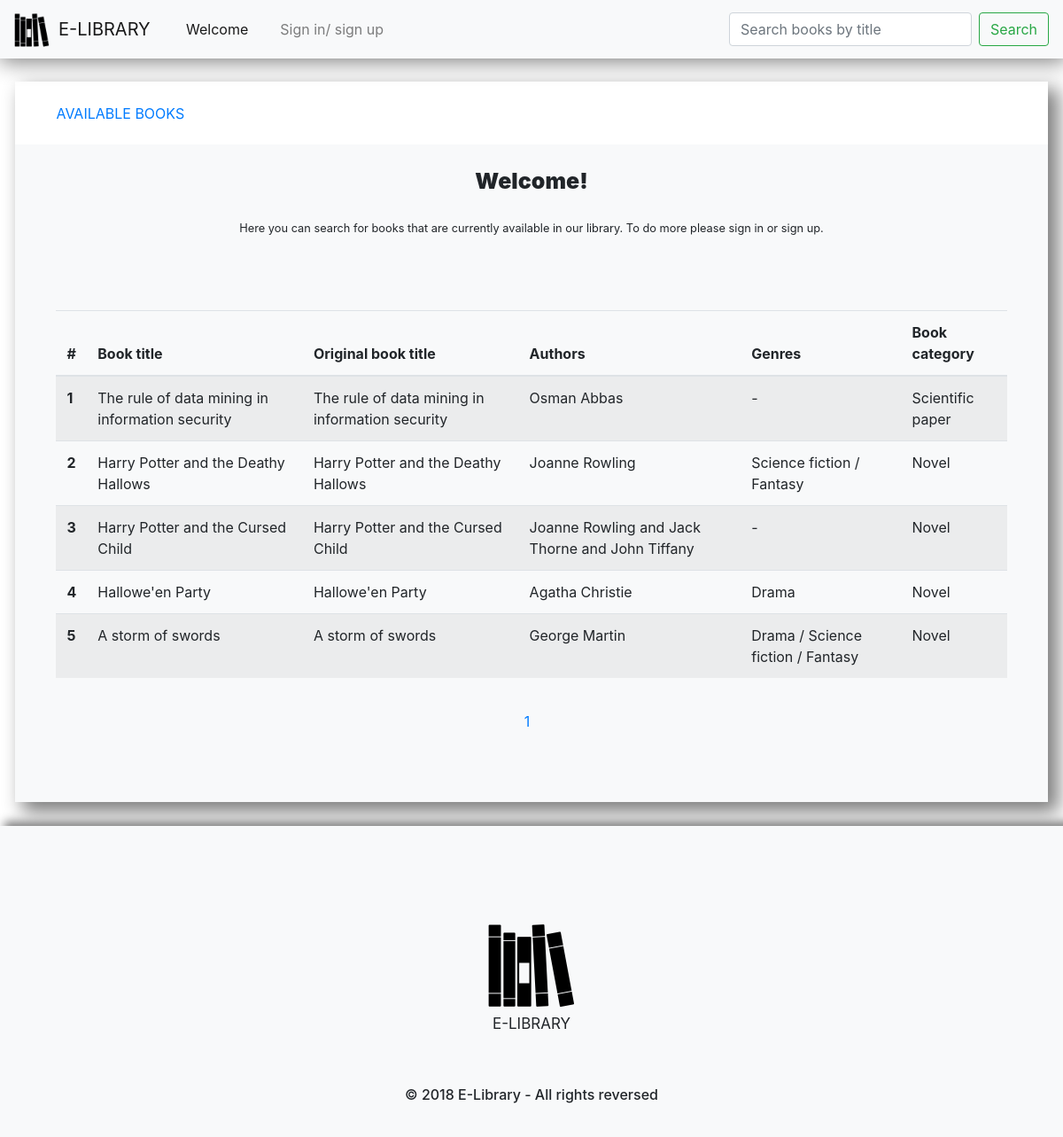
Before: / with the older database file.
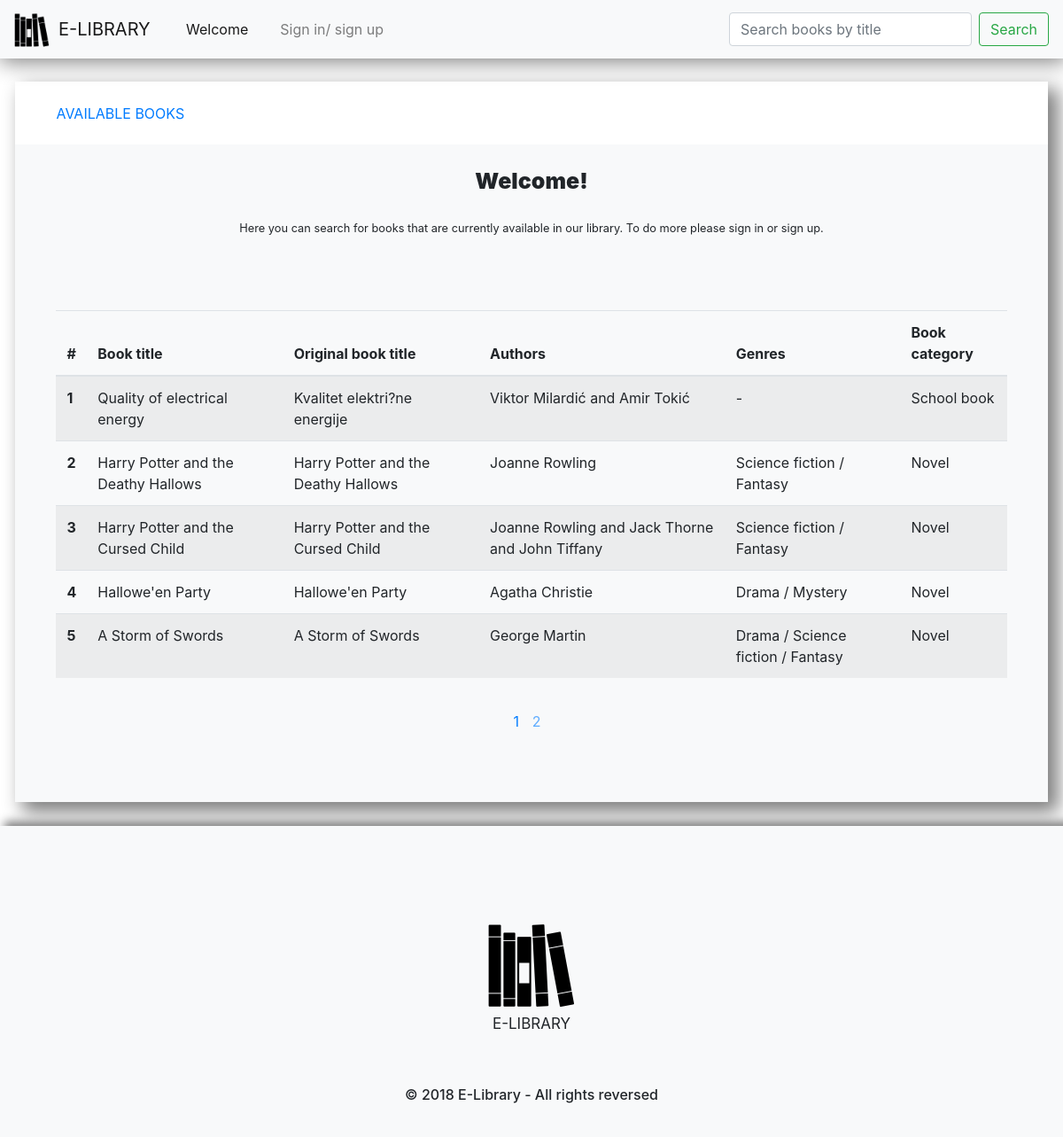
After: the same page with the newer database file.
### tables this page shows
CREATE TABLE `book` (
  `id_book` int(11) NOT NULL,
  `book_title` varchar(255) NOT NULL,
  `original_book_title` varchar(255) NOT NULL,
  `id_category` int(11) NOT NULL
);

CREATE TABLE `author` (
  `id_author` int(11) NOT NULL,
  `firstname` varchar(255) NOT NULL,
  `lastname` varchar(255) NOT NULL,
  `date_of_birth` date NOT NULL,
  `short_biography` text NOT NULL
);

CREATE TABLE `category` (
  `id_category` int(11) NOT NULL,
  `category_title` varchar(255) NOT NULL
);

CREATE TABLE `genre` (
  `id_genre` int(11) NOT NULL,
  `genre_title` varchar(255) NOT NULL
);

### data/data_access/bookDAO.php (called while the page is built, shortened)
<?php
	require_once __DIR__.'/../../data/data_models/author.php';
	require_once __DIR__.'/../../data/data_models/book.php';
	require_once __DIR__.'/../../data/data_models/category.php';
	require_once __DIR__.'/../../data/data_models/genre.php';
	class bookDAO extends connection implements query_interface{
		public function get_all(){
			$connection = $this->get_connection();
			$book_sql = "SELECT * FROM book INNER JOIN category ON book.id_category = category.id_category";
			$book_statement = $connection->prepare($book_sql);
			$book_statement->execute();
			$book_results = $book_statement->get_result();
			$books = array();
			if ($book_results->num_rows > 0) {
				while($book_row = $book_results->fetch_assoc()) {
					$category = new category($book_row["category_title"]);
					$category->set_id_category($book_row["id_category"]);
					$book = new book($book_row["book_title"], $book_row["original_book_title"], $category);
					$book->set_id_book($book_row["id_book"]);
					$genres_sql = "SELECT * FROM genre INNER JOIN book_genre ON genre.id_genre = book_genre.id_genre INNER JOIN book ON book.id_book = book_genre.id_book WHERE book.id_book = ?";
					$genre_statement = $connection->prepare($genres_sql);
					$genre_statement->bind_param("i",$book_row["id_book"]);
					$genre_statement->execute();
					$genre_results = $genre_statement->get_result();
					if ($genre_results->num_rows > 0) {
						while($genre_row = $genre_results->fetch_assoc()) {
							$genre = new genre($genre_row["genre_title"]);
							$genre->set_id_genre($genre_row["id_genre"]);
							$book->add_genre($genre);
						}
					}
					$author_sql = "SELECT * FROM author INNER JOIN book_author ON author.id_author = book_author.id_author WHERE book_author.id_book = ?";
					$author_statement = $connection->prepare($author_sql);
					$author_statement->bind_param("i",$book_row["id_book"]);
					$author_statement->execute();
					$author_results = $author_statement->get_result();
					if ($author_results->num_rows > 0) {
						while($author_row = $author_results->fetch_assoc()) {
							$author = new author($author_row["firstname"],$author_row["lastname"],$author_row["date_of_birth"],$author_row["short_biography"]);
							$author->set_id_author($author_row["id_author"]);
							$book->add_author($author);
						}
					}
					array_push($books,$book);
				}
			}
			return $books;
		}
		public function get_in_range($from, $limit){
			$connection = $this->get_connection();
			$book_sql = "SELECT * FROM book INNER JOIN category ON book.id_category = category.id_category LIMIT ?,?";
			$book_statement = $connection->prepare($book_sql);
			$book_statement->bind_param("ii",$from, $limit);
			$book_statement->execute();
			$book_results = $book_statement->get_result();
			$books = array();
			if ($book_results->num_rows > 0) {
				while($book_row = $book_results->fetch_assoc()) {
					$category = new category($book_row["category_title"]);
					$category->set_id_category($book_row["id_category"]);
					$book = new book($book_row["book_title"], $book_row["original_book_title"], $category);
					$book->set_id_book($book_row["id_book"]);
					$genres_sql = "SELECT * FROM genre INNER JOIN book_genre ON genre.id_genre = book_genre.id_genre INNER JOIN book ON book.id_book = book_genre.id_book WHERE book.id_book = ?";
					$genre_statement = $connection->prepare($genres_sql);
					$genre_statement->bind_param("i",$book_row["id_book"]);
					$genre_statement->execute();
					$genre_results = $genre_statement->get_result();
					if ($genre_results->num_rows > 0) {
						while($genre_row = $genre_results->fetch_assoc()) {
							$genre = new genre($genre_row["genre_title"]);
							$genre->set_id_genre($genre_row["id_genre"]);
							$book->add_genre($genre);
						}
					}
					$author_sql = "SELECT * FROM author INNER JOIN book_author ON author.id_author = book_author.id_author WHERE book_author.id_book = ?";
					$author_statement = $connection->prepare($author_sql);
					$author_statement->bind_param("i",$book_row["id_book"]);
					$author_statement->execute();
					$author_results = $author_statement->get_result();
					if ($author_results->num_rows > 0) {
						while($author_row = $author_results->fetch_assoc()) {
							$author = new author($author_row["firstname"],$author_row["lastname"],$author_row["date_of_birth"],$author_row["short_biography"]);
							$author->set_id_author($author_row["id_author"]);
							$book->add_author($author);
						}
					}
					array_push($books,$book);
				}
			}
			return $books;
		}
	}
?>

### data/data_models/book.php (called while the page is built, shortened)
<?php
	class book {
		protected $_book_title;
		protected $_original_book_title;
		protected $_authors;
		protected $_category;
		protected $_genres;
		public function __construct ($book_title, $original_book_title, $category) {
			$this->_book_title = $book_title;
			$this->_original_book_title = $original_book_title;
			$this->_authors = array();
			$this->_category = $category;
			$this->_genres = array();
    		}
   		public function get_book_title() {
			return $this->_book_title;
		}
   		public function get_original_book_title() {
			return $this->_original_book_title;
		}
		public function get_authors(){
			return $this->_authors;
		}
		public function add_author($author){
			array_push($this->_authors,$author);
		}
		public function get_category(){
			return $this->_category;
		}
		public function get_genres(){
			return $this->_genres;
		}
		public function add_genre($genre){
			array_push($this->_genres,$genre);
		}
	}
?>

### data/data_models/author.php (called while the page is built, shortened)
<?php
	class author implements JsonSerializable {
		protected $_firstname;
		protected $_lastname;
		public function __construct ($firstname, $lastname, $date_of_birth, $short_biography) {
			$this->_firstname = $firstname;
			$this->_lastname = $lastname;
    		}
   		public function get_firstname() {
			return $this->_firstname;
		}
    		public function get_lastname() {
			return $this->_lastname;
		}
	}
?>

### data/data_helpers/helpers.php (called while the page is built, shortened)
<?php
	class helpers{
		public function empty_manage($value){
			return empty($value) ? "-" : $value;
		}
	}
?>

### data/data_models/category.php (called while the page is built, shortened)
<?php
	class category {
		protected $_category_title;
		public function __construct ($category_title) {
			$this->_category_title = $category_title;
    	}
   		public function get_category_title() {
			return $this->_category_title;
		}
	}
?>

### data/data_models/genre.php (called while the page is built, shortened)
<?php
	class genre implements JsonSerializable {
		protected $_genre_title;
		public function __construct ($genre_title) {
			$this->_genre_title = $genre_title;
    		}
   		public function get_genre_title() {
			return $this->_genre_title;
		}
	}
?>

### index.php (the view, shortened to what this page needs)
<?php
	require_once __DIR__.'/data/data_access/bookDAO.php';
	require_once __DIR__.'/data/data_controllers/index_controller.php';
	$helper = new helpers();
	$id = 1;
	$bookDao = new bookDAO();
	$max_records = 5;
	if(isset($_GET["page"])){
		$page_number = $_GET["page"];
		$from = ($page_number*$max_records)-$max_records;
	}
	else{
		$from = 0;
	}
	if(isset($_GET["search"])){
		$books = $bookDao->get_by_title_in_range($_GET["search-input"],$from,$max_records);
		$books_count = $bookDao->count_by_title($_GET["search-input"]);
	}
	else{
		$books = $bookDao->get_all();
		$books_count = count($books);
		$books = $bookDao->get_in_range($from,$max_records);
	}
	$pages_count = ceil($books_count/$max_records);
?>
<!DOCTYPE HTML>
<html>
	<head>
		<link rel="stylesheet" href="interface/styles/css/bootstrap.min.css" />
		<link rel="stylesheet" href="interface/styles/bootstrap-nav-fix.css" />
		<link rel="stylesheet" href="interface/styles/bootstrap-table-fix.css" />
		<link rel="stylesheet" href="interface/styles/bootstrap-form-fix.css" />
		<link rel="stylesheet" href="interface/styles/modal.css" />
		<link rel="stylesheet" href="interface/styles/page.css" />
		<link rel="stylesheet" href="interface/styles/index.css" />
		<link rel="stylesheet" href="interface/styles/footer.css" />
	</head>
	<body>
		<nav class="navbar navbar-expand-lg nav-fix sticky-top navbar-light bg-light">
			<a class="navbar-brand" href="javascript:void(0);"><div class="nav-logo-wrap"><div class="nav-logo"></div> <span class="nav-text">E-LIBRARY</span></div> </a>
			<ul class="navbar-nav mr-auto">
				<li class="nav-item">
					<a class="nav-link active" href="">Welcome<span class="sr-only">(current)</span></a>
				</li>
				<li class="nav-item">
					<a class="nav-link" href="interface/pages/login-register.php">Sign in/ sign up</a>
				</li>
			</ul>
			<form class="form-inline my-2 my-lg-0" method="get" onsubmit="return false;">
				<input class="form-control mr-sm-2" id="search-input" type="search" name="search-input" placeholder="Search books by title">
				<button class="btn btn-outline-success my-2 my-sm-0" type="button" onclick="do_search('index.php','search-input');" name="search" value="search">Search</button>
			</form>
	</nav>
	<div class="page-body-wrap">
		<div class="page-body">
			<div class="body-nav">
			<ul id="tabs">
				<li id="tab-1" onclick="show_selected_view(this);" class="active-tab"><a href="javascript:void(0);">Available books</a></li>
			</ul>
			</div>
			<div id="views">
				<div id="tab1-view">
					<div class="index-text-wrap">
						<div class="index-text-title">Welcome!</div>
						<small>Here you can search for books that are currently available in our library. To do more please sign in or sign up.</small>
					</div>
					<div id="datagrid" class="table-container">
						<table id="table" class="table table-striped">
							<thead>
								<tr>
									<th scope="col">#</th>
									<th scope="col">Book title</th>
									<th scope="col">Original book title</th>
									<th scope="col">Authors</th>
									<th scope="col">Genres</th>
									<th scope="col">Book category</th>
								</tr>
							</thead>
							<tbody>
								<?php foreach($books as $book){
									$authors = $book->get_authors();
									$genres = $book->get_genres();
									$authors_string = "";
									$genres_string = "";
								?>
									<tr>
										<th scope="row"><?php echo $id?></th>
										<td><?php echo $book->get_book_title(); ?></td>
										<td><?php echo $book->get_original_book_title(); ?></td>
										<td><?php $last_authors_key = count($authors) - 1;
											  foreach ($authors as $key => $value) {
												$authors_string = $authors_string." ".$authors[$key]->get_firstname()." ".$authors[$key]->get_lastname();
											  	if ($key != $last_authors_key) {
													$authors_string = $authors_string." and ";
												}
											  }
											echo $helper->empty_manage($authors_string);
											?>
										</td>
										<td><?php $last_genres_key = count($genres) - 1;
											  foreach ($genres as $key => $value) {
												$genres_string = $genres_string.$genres[$key]->get_genre_title();
											  	if ($key != $last_genres_key) {
													$genres_string = $genres_string." / ";
												}
											  }
											echo $helper->empty_manage($genres_string);
											?>
										</td>
										<td><?php echo $book->get_category()->get_category_title(); ?></td>
									</tr>
								<?php	$id = $id + 1;
								}
								?>
							</tbody>
						</table>
						<div id="table-nums" class="table-nums"><?php
							$i = 1;
							echo "<span>";
							while($i <= $pages_count){
								echo "<a id='a".$i."' ";
								if(isset($_GET["page"])){
									if($i==$_GET["page"]){
										echo "class=page-active" ;
									}
								}
								else{
									if($i==1){
										echo "class=page-active";
									}
									else{
										echo "class=page";
									}
								}
								if(!isset($_GET["search"])){
									echo " onclick=mark_page_as_active('table-nums',this);change_page('index.php',{$i},null,null);";
								}
								else{
									echo " onclick=mark_page_as_active('table-nums',this);change_page('index.php',{$i},'{$_GET["search-input"]}','search');";
								}
								echo ' href="javascript:void(0);">'.$i;
								$i = $i+1; ?>
								</a><?php
							}
							?>
							</span>
						</div>
					</div>
				</div>
			</div>
		</div>
	</div>
	<div class="footer-container">
		<div class="row text-center text-xs-center text-sm-left text-md-left justify">
			<div class="index-footer-logo-wrap text-center text-xs-center text-sm-left text-md-left"><div class="footer-logo"></div><div class="footer-logo-text">E-LIBRARY</div></div>
		</div>
		<div class="row">
			<div class="col-xs-12 col-sm-12 col-md-12 mt-2 mt-sm-2 text-center col-spacing">
				<p class="h6">&copy 2018 E-Library - All rights reversed</p>
			</div>
		</div>
	</div>
</body>
</html>

### interface/styles/page.css (style rules this page uses)
.page-body-wrap { padding:2.2% 1.4%; }
.page-body { min-height:550px; width:100%; background-color:#f8f9fa !important; box-shadow: 10px 10px 20px 2px grey; }
.table-container { padding: 5% 4%; }
.body-nav { padding: 2% 4%; background-color: #fff; color: #9fceff; text-transform: uppercase; }
.body-nav > ul { list-style: none; padding: 0; margin: 0; }
.nav-item:first-child { padding-left: 10px; }
li:first-child { padding-left: 0px; }
ul li { display: inline; padding-left: 10px; padding-right: 10px; color: #9fceff; }
.active-tab > a, .active-tab > a:hover, .active-tab > a:visited { color:#007bff; }
li > a { outline:none; text-decoration:none !important; color: #9fceff; }
.table-nums { padding: 1%; text-align: center; }
.table-nums > span { padding: 1%; display: inline-block; }
.table-nums > span > a { color: #5eacff; padding-right: 10px; }
.page-active { color: #007bff !important; }

### interface/styles/index.css (style rules this page uses)
.index-footer-logo-wrap { margin:0 auto; padding-top: 5%; }
a { outline: none; }
.index-text-wrap { text-align: center; padding: 2%; }
.index-text-title { font-size: 25px; font-weight: 900; padding-bottom: 20px; }

### interface/styles/footer.css (style rules this page uses)
.footer-container { background-color: #f8f9fa !important; padding-top: 50px; padding-left: 50px; padding-right:50px; padding-bottom:30px; box-shadow: 15px 5px 10px 10px grey; }
.col-spacing { padding-top:50px; }
.footer-logo { display: inline-block; background-image: url("../../resources/images/library-icon.png"); background-position: center; background-repeat: no-repeat; background-size: cover; width:100px; height:100px; }
.footer-logo-text { font-size: 17px; text-align: center; }
.justify { justify-content: space-between; margin-right: 0px; margin-left: 0px; }

Changed rows visible on the page:
removed book: book_title "The rule of data mining in information security", original_book_title "The rule of data mining in information security", empty_manage "-", id_category.category_title "Scientific paper"
no longer on this page (row edited): author: $helper->empty_manage($authors_string) "Osman Abbas"
no longer on this page (row unchanged): genre: genre_title "Drama"
added book: book_title "Quality of electrical energy", original_book_title "Kvalitet elektri?ne energije", empty_manage "-", id_category.category_title "School book"
added author: $helper->empty_manage($authors_string) "Viktor Milardić and Amir Tokić"
computed for book "Harry Potter and the Cursed Child": empty_manage "-" → "Science fiction / Fantasy"
shown differently, row unchanged: book "Hallowe'en Party": empty_manage (not shown) → "Drama / Mystery"
changed book: book_title "A storm of swords" → "A Storm of Swords"; original_book_title "A storm of swords" → "A Storm of Swords"
Other visible differences:
new list line: "2"
